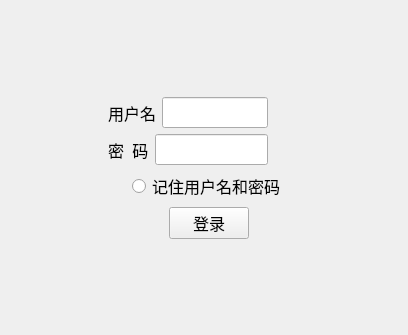
<?xml version="1.0" encoding="UTF-8"?>
<ui version="4.0">
 <class>Form</class>
 <widget class="QWidget" name="Form">
  <property name="geometry">
   <rect>
    <x>0</x>
    <y>0</y>
    <width>408</width>
    <height>335</height>
   </rect>
  </property>
  <property name="font">
   <font>
    <family>宋体</family>
    <pointsize>12</pointsize>
   </font>
  </property>
  <property name="windowTitle">
   <string>Form</string>
  </property>
  <property name="styleSheet">
   <string notr="true">border-image: url(:/background/img/test11.png);</string>
  </property>
  <layout class="QVBoxLayout" name="verticalLayout_2">
   <item>
    <spacer name="verticalSpacer">
     <property name="orientation">
      <enum>Qt::Vertical</enum>
     </property>
     <property name="sizeHint" stdset="0">
      <size>
       <width>20</width>
       <height>40</height>
      </size>
     </property>
    </spacer>
   </item>
   <item>
    <layout class="QHBoxLayout" name="horizontalLayout_3">
     <item>
      <spacer name="horizontalSpacer">
       <property name="orientation">
        <enum>Qt::Horizontal</enum>
       </property>
       <property name="sizeHint" stdset="0">
        <size>
         <width>118</width>
         <height>20</height>
        </size>
       </property>
      </spacer>
     </item>
     <item>
      <layout class="QVBoxLayout" name="verticalLayout">
       <item>
        <layout class="QHBoxLayout" name="horizontalLayout">
         <item>
          <widget class="QLabel" name="label">
           <property name="layoutDirection">
            <enum>Qt::RightToLeft</enum>
           </property>
           <property name="styleSheet">
            <string notr="true"/>
           </property>
           <property name="text">
            <string>用户名</string>
           </property>
           <property name="indent">
            <number>20</number>
           </property>
          </widget>
         </item>
         <item>
          <widget class="QLineEdit" name="lineEdit"/>
         </item>
         <item>
          <widget class="QLabel" name="label_7">
           <property name="text">
            <string>             </string>
           </property>
          </widget>
         </item>
        </layout>
       </item>
       <item>
        <layout class="QHBoxLayout" name="horizontalLayout_2">
         <item>
          <widget class="QLabel" name="label_3">
           <property name="text">
            <string>密  码</string>
           </property>
           <property name="indent">
            <number>20</number>
           </property>
          </widget>
         </item>
         <item>
          <widget class="QLineEdit" name="lineEdit_2"/>
         </item>
         <item>
          <widget class="QLabel" name="label_8">
           <property name="text">
            <string>             </string>
           </property>
          </widget>
         </item>
        </layout>
       </item>
       <item>
        <layout class="QHBoxLayout" name="horizontalLayout_4">
         <item>
          <widget class="QLabel" name="label_2">
           <property name="text">
            <string>         </string>
           </property>
          </widget>
         </item>
         <item>
          <widget class="QRadioButton" name="radioButton">
           <property name="text">
            <string>记住用户名和密码</string>
           </property>
          </widget>
         </item>
         <item>
          <widget class="QLabel" name="label_4">
           <property name="text">
            <string>         </string>
           </property>
          </widget>
         </item>
        </layout>
       </item>
       <item>
        <layout class="QHBoxLayout" name="horizontalLayout_5">
         <item>
          <widget class="QLabel" name="label_5">
           <property name="text">
            <string>    </string>
           </property>
          </widget>
         </item>
         <item>
          <widget class="QPushButton" name="pushButton">
           <property name="text">
            <string>登录</string>
           </property>
          </widget>
         </item>
         <item>
          <widget class="QLabel" name="label_6">
           <property name="text">
            <string>                </string>
           </property>
          </widget>
         </item>
        </layout>
       </item>
      </layout>
     </item>
     <item>
      <spacer name="horizontalSpacer_2">
       <property name="orientation">
        <enum>Qt::Horizontal</enum>
       </property>
       <property name="sizeHint" stdset="0">
        <size>
         <width>108</width>
         <height>20</height>
        </size>
       </property>
      </spacer>
     </item>
    </layout>
   </item>
   <item>
    <spacer name="verticalSpacer_2">
     <property name="orientation">
      <enum>Qt::Vertical</enum>
     </property>
     <property name="sizeHint" stdset="0">
      <size>
       <width>20</width>
       <height>40</height>
      </size>
     </property>
    </spacer>
   </item>
  </layout>
 </widget>
 <resources>
  <include location="../../assets/qrc/test1.qrc"/>
 </resources>
 <connections/>
</ui>
